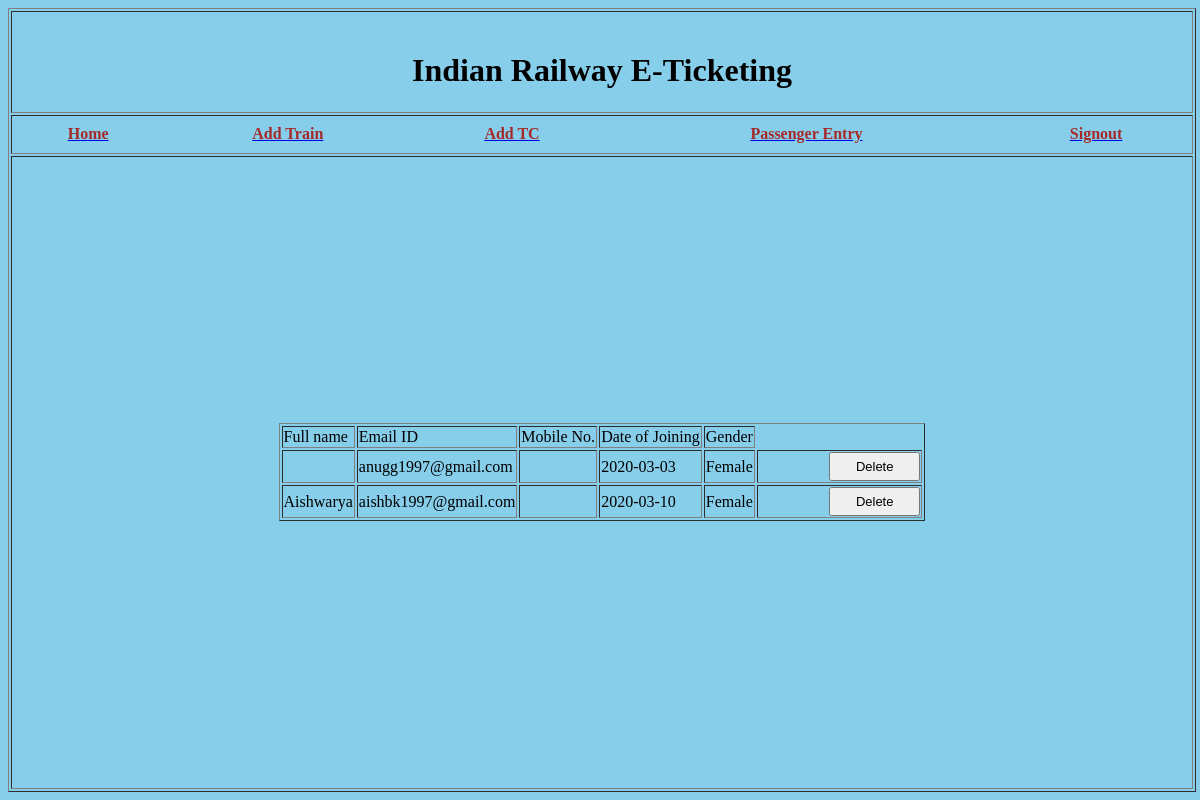
Before: /railway/tcregisterdisplay with the older database file.
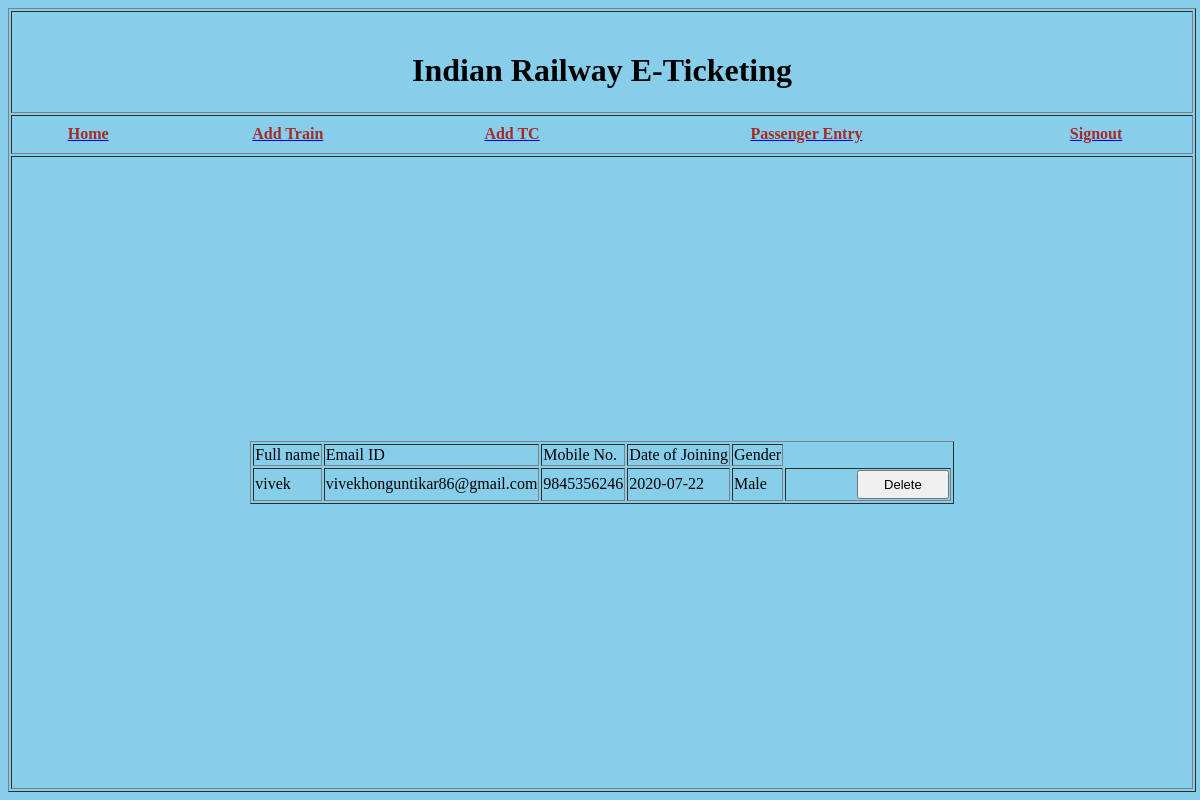
After: the same page with the newer database file.
### RAILWAYAPP/models.py (models this page shows)
class TCData(models.Model):
	fullname=models.CharField(max_length=50)
	emailid=models.CharField(max_length=100)
	password=models.CharField(max_length=30)
	mobile=models.CharField(max_length=30,default="9845356246")
	confirm=models.CharField(max_length=30)
	doj=models.CharField(max_length=30)
	gender=models.CharField(max_length=30)

### RAILWAYAPP/views.py (the view)
# urls.py: path("tcregisterdisplay",views.registerdisplay),
def registerdisplay(request):
	try:
		if request.method=="POST":
			pid=request.POST.get("tcid","");
			data=TCData.objects.get(id=pid)
			data.delete()
			newdata=TCData.objects.all()
			return render(request,"RAILWAYAPP/tcregisterdisplay.html",{"data":newdata,"msg":"Record Deleted"})
		else:
			data=TCData.objects.all()
			return render(request,"RAILWAYAPP/tcregisterdisplay.html",{"data":data})
	except Exception as e:
		raise

### RAILWAYAPP/templates/RAILWAYAPP/tcregisterdisplay.html (shortened to what this page needs)
<html>
<head>
</head>
<body>
   <table style="width: 99%;height:100%;" border="1">
      <tr>
        <td style="width: 100%;height:10%;" align="center"><br/><h1>Indian Railway E-Ticketing</h1></td>
      </tr>
      <tr>
        <td style="width: 100%;height:5%;">
      <table style="width: 100%;height:100%;">
          <tr>
                  <th><a href="adminhome"><font color="brown">Home</font></a></th>
            <th><a href="addtrain"><font color="brown">Add Train</font></a></th>
            <th><a href="register"><font color="brown">Add TC</font></a></th>
            <th><a href="passengerlist"><font color="brown">Passenger Entry</font></a></th>
            <th><a href="railway"><font color="brown">Signout</font></a></th>
          </tr>
      </table>
        </td>
      </tr>
      <tr>
        <td>
	<table border="1" align="center">
    <tr>
      <td>Full name</td>
      <td>Email ID</td>
      <td>Mobile No.</td>
      <td>Date of Joining</td>
      <td>Gender</td>
    </tr>
  {%for d in data%}
<form name="frm" method="post">
  <tr>
  	<td>{{d.fullname}}
    </td>
  	<td>{{d.emailid}}</td>
  	<td>{{d.mobile}}</td>
  	<td>{{d.doj}}</td>
  	<td>{{d.gender}}</td>
    <td>
      <input type="submit" name="btnsubmit" value="Delete">
    </td>
  </tr>
  </form>
  {%endfor%}
    </table>
</body>
</html>

Changed rows visible on the page:
removed TCData: emailid "anugg1997@gmail.com", doj "2020-03-03", gender "Female"
removed TCData: fullname "Aishwarya", emailid "aishbk1997@gmail.com", doj "2020-03-10", gender "Female"
added TCData: fullname "vivek", emailid "vivekhonguntikar86@gmail.com", mobile "9845356246", doj "2020-07-22", gender "Male"
